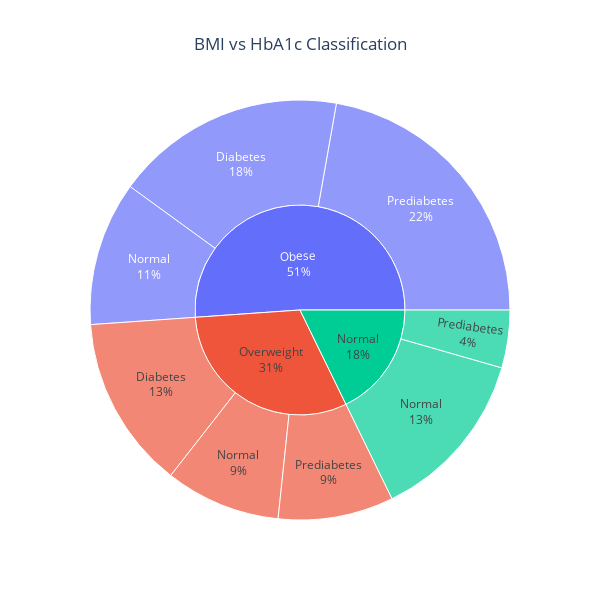

The notebook cell saved with this chart:
### Markdown cell above
#### <b> BMI vs HbA1c Classification

### Code cell
# Drop rows with missing classification data
clean_df = bioGutMicrobeData_df.dropna(subset=["BMI_Classification", "HbA1c_Classification"])

# Group by BMI and HbA1c classification
bmi_hba1c = clean_df.groupby(["BMI_Classification", "HbA1c_Classification"]).size().reset_index(name="Count")

# Create sunburst chart
fig = px.sunburst(
    bmi_hba1c,
    path=["BMI_Classification", "HbA1c_Classification"],
    values="Count",
    title="BMI vs HbA1c Classification"
)

# Show labels and values directly on the chart
fig.update_traces(textinfo="label+percent entry")

fig.update_layout(
    title_x=0.5,
    width=600,
    height=600
)
fig.show()

### Figure 1 — Plotly figure (JSON) as saved in the notebook; plotly's stock layout.template omitted (floating-point values rounded to 4 significant figures)
{"data": [{"branchvalues": "total", "domain": {"x": [0, 1], "y": [0, 1]}, "hovertemplate": "labels=%{label}<br>Count=%{value}<br>parent=%{parent}<br>id=%{id}<extra></extra>", "ids": ["Obese/Diabetes", "Overweight/Diabetes", "Normal/Normal", "Obese/Normal", "Overweight/Normal", "Normal/Prediabetes", "Obese/Prediabetes", "Overweight/Prediabetes", "Normal", "Obese", "Overweight"], "labels": ["Diabetes", "Diabetes", "Normal", "Normal", "Normal", "Prediabetes", "Prediabetes", "Prediabetes", "Normal", "Obese", "Overweight"], "name": "", "parents": ["Obese", "Overweight", "Normal", "Obese", "Overweight", "Normal", "Obese", "Overweight", "", "", ""], "textinfo": "label+percent entry", "type": "sunburst", "values": [8, 6, 6, 5, 4, 2, 10, 4, 8, 23, 14]}], "layout": {"height": 600, "legend": {"tracegroupgap": 0}, "title": {"text": "BMI vs HbA1c Classification", "x": 0.5}, "width": 600}}
